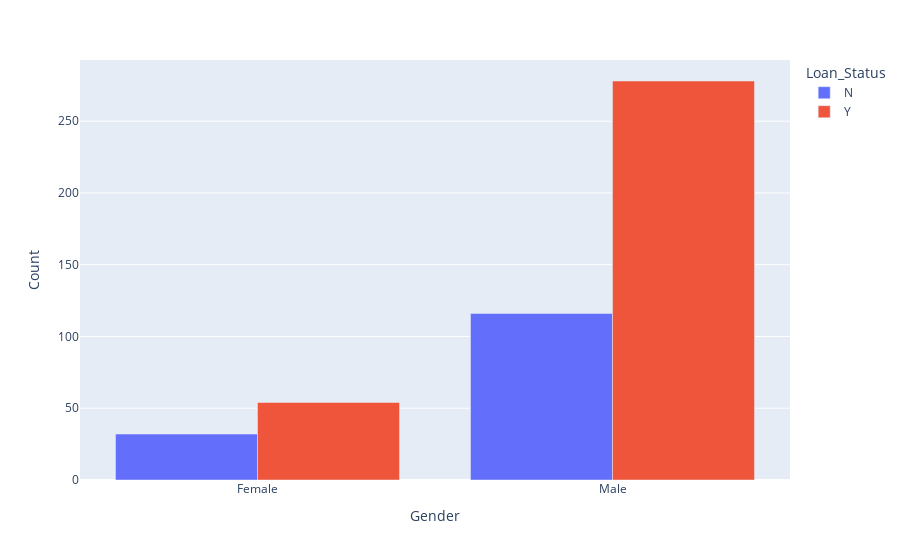

Write notebook code for a chart like this one.
### Code cell
gender_loan_data = data[['Gender', 'Loan_Status']].groupby(['Gender', 'Loan_Status']).size().reset_index(name='Count')
fig1 = px.bar(gender_loan_data, x='Gender', y='Count', color='Loan_Status', barmode='group')
fig1.show()

#We group the data by Gender and Loan_Status, and count the number of observations in each group.
#From the bar graph, we can interpret the following:
#The number of males who got the loans approved are 278 whereas 116 were rejected.
#The number of females who got the loans approved are 54 whereas 32 were rejected.
#Males have a higher loan approval rate as compared to females.

### Figure 1 — Plotly figure (JSON) as saved in the notebook; plotly's stock layout.template omitted (floating-point values rounded to 4 significant figures)
{"data": [{"alignmentgroup": "True", "hovertemplate": "Loan_Status=N<br>Gender=%{x}<br>Count=%{y}<extra></extra>", "legendgroup": "N", "marker": {"color": "#636efa", "pattern": {"shape": ""}}, "name": "N", "offsetgroup": "N", "orientation": "v", "showlegend": true, "textposition": "auto", "type": "bar", "x": ["Female", "Male"], "xaxis": "x", "y": [32, 116], "yaxis": "y"}, {"alignmentgroup": "True", "hovertemplate": "Loan_Status=Y<br>Gender=%{x}<br>Count=%{y}<extra></extra>", "legendgroup": "Y", "marker": {"color": "#EF553B", "pattern": {"shape": ""}}, "name": "Y", "offsetgroup": "Y", "orientation": "v", "showlegend": true, "textposition": "auto", "type": "bar", "x": ["Female", "Male"], "xaxis": "x", "y": [54, 278], "yaxis": "y"}], "layout": {"barmode": "group", "legend": {"title": {"text": "Loan_Status"}, "tracegroupgap": 0}, "margin": {"t": 60}, "xaxis": {"anchor": "y", "domain": [0, 1], "title": {"text": "Gender"}}, "yaxis": {"anchor": "x", "domain": [0, 1], "title": {"text": "Count"}}}}
